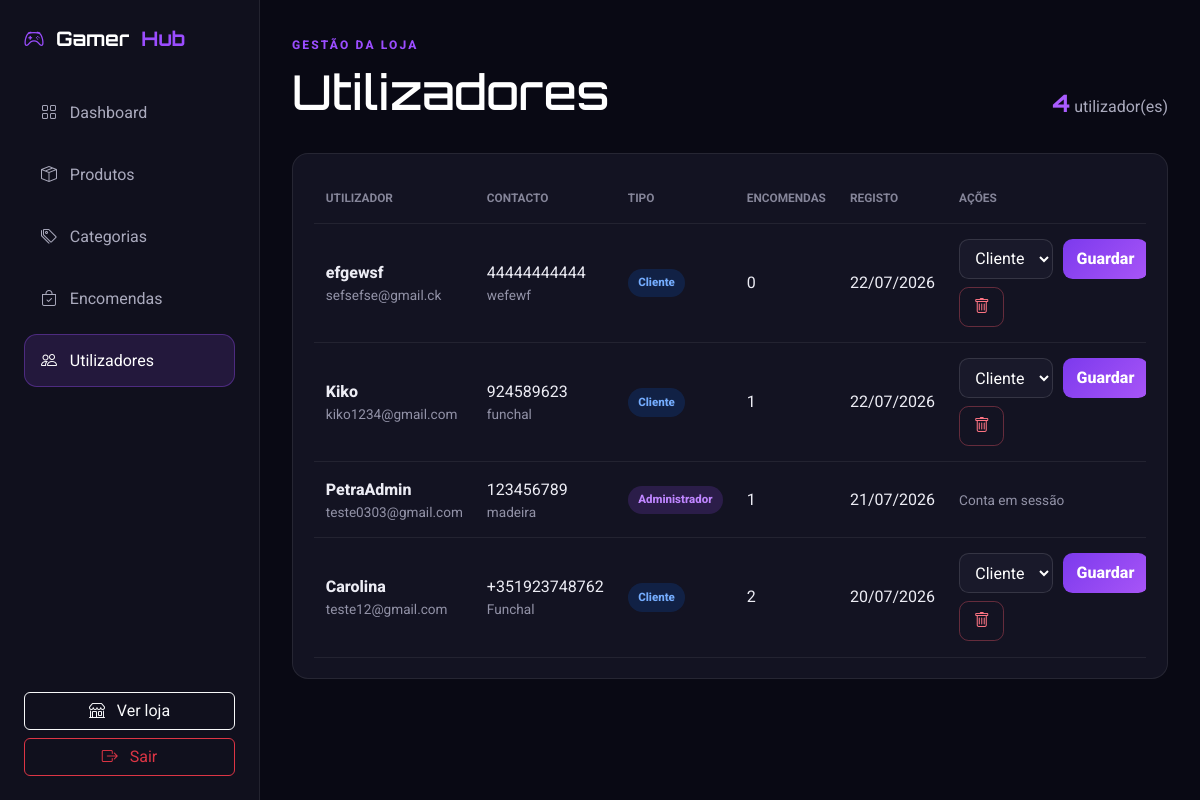
The app's page /admin/utilizadores.php (signed in) with its own data.
### tables this page shows
CREATE TABLE `users` (
  `id` int(11) NOT NULL,
  `nome` varchar(100) NOT NULL,
  `email` varchar(150) NOT NULL,
  `password` varchar(255) NOT NULL,
  `tipo_utilizador` enum('cliente','admin') NOT NULL DEFAULT 'cliente',
  `telefone` varchar(20) DEFAULT NULL,
  `morada` varchar(255) DEFAULT NULL,
  `cidade` varchar(100) DEFAULT NULL,
  `codigo_postal` varchar(20) DEFAULT NULL,
  `criado_em` timestamp NOT NULL DEFAULT current_timestamp()
);

### admin/utilizadores.php (the view, shortened to what this page needs)
<?php
$db = new Database();
$conn = $db->connect();
$sql = "
    SELECT
        users.id,
        users.nome,
        users.email,
        users.telefone,
        users.cidade,
        users.tipo_utilizador,
        users.criado_em,
        COUNT(orders.id) AS total_encomendas
    FROM users
    LEFT JOIN orders
        ON orders.user_id = users.id
    GROUP BY
        users.id,
        users.nome,
        users.email,
        users.telefone,
        users.cidade,
        users.tipo_utilizador,
        users.criado_em
    ORDER BY users.criado_em DESC
";
$utilizadores = $conn
    ->query($sql)
    ->fetchAll(PDO::FETCH_ASSOC);
?>
<!DOCTYPE html>
<html lang="pt-PT">
<head>
    <link
        href="https://cdn.jsdelivr.net/npm/bootstrap@5.3.3/dist/css/bootstrap.min.css"
        rel="stylesheet"
    >
    <link
        rel="stylesheet"
        href="https://cdn.jsdelivr.net/npm/bootstrap-icons@1.11.3/font/bootstrap-icons.min.css"
    >
</head>
<body>
<div class="admin-shell">
    <aside class="admin-sidebar">
        <a href="index.php" class="admin-logo">
            <i class="bi bi-controller"></i>
            Gamer<span>Hub</span>
        </a>
        <nav class="admin-nav">
            <a href="index.php">
                <i class="bi bi-grid"></i>
                Dashboard
            </a>
            <a href="produtos.php">
                <i class="bi bi-box-seam"></i>
                Produtos
            </a>
            <a href="categorias.php">
                <i class="bi bi-tags"></i>
                Categorias
            </a>
            <a href="encomendas.php">
                <i class="bi bi-bag-check"></i>
                Encomendas
            </a>
            <a href="utilizadores.php" class="active">
                <i class="bi bi-people"></i>
                Utilizadores
            </a>
        </nav>
        <div class="admin-sidebar-footer">
            <a
                href="../index.php"
                class="btn btn-outline-light w-100 mb-2"
            >
                <i class="bi bi-shop me-2"></i>
                Ver loja
            </a>
            <a
                href="../logout.php"
                class="btn btn-outline-danger w-100"
            >
                <i class="bi bi-box-arrow-right me-2"></i>
                Sair
            </a>
        </div>
    </aside>
    <main class="admin-main">
        <header class="admin-header">
            <div>
                <span>Gestão da loja</span>
                <h1>Utilizadores</h1>
            </div>
            <div class="admin-count">
                <strong><?= count($utilizadores) ?></strong>
                utilizador(es)
            </div>
        </header>
        <section class="admin-panel">
            <div class="table-responsive">
                <table class="admin-table">
                    <thead>
                        <tr>
                            <th>Utilizador</th>
                            <th>Contacto</th>
                            <th>Tipo</th>
                            <th>Encomendas</th>
                            <th>Registo</th>
                            <th>Ações</th>
                        </tr>
                    </thead>
                    <tbody>
                        <?php foreach ($utilizadores as $utilizador): ?>
                            <tr>
                                <td>
                                    <div class="user-name">
                                        <?= htmlspecialchars(
                                            $utilizador["nome"]
                                        ) ?>
                                    </div>
                                    <div class="user-email">
                                        <?= htmlspecialchars(
                                            $utilizador["email"]
                                        ) ?>
                                    </div>
                                </td>
                                <td>
                                    <div>
                                        <?= htmlspecialchars(
                                            $utilizador["telefone"]
                                                ?: "Sem telefone"
                                        ) ?>
                                    </div>
                                    <div class="user-meta">
                                        <?= htmlspecialchars(
                                            $utilizador["cidade"]
                                                ?: "Sem cidade"
                                        ) ?>
                                    </div>
                                </td>
                                <td>
                                    <span
                                        class="role-badge <?= $utilizador[
                                            "tipo_utilizador"
                                        ] === "admin"
                                            ? "role-admin"
                                            : "role-cliente" ?>"
                                    >
                                        <?= $utilizador[
                                            "tipo_utilizador"
                                        ] === "admin"
                                            ? "Administrador"
                                            : "Cliente" ?>
                                    </span>
                                </td>
                                <td>
                                    <?= (int) $utilizador[
                                        "total_encomendas"
                                    ] ?>
                                </td>
                                <td>
                                    <?= date(
                                        "d/m/Y",
                                        strtotime(
                                            $utilizador["criado_em"]
                                        )
                                    ) ?>
                                </td>
                                <td>
                                    <?php if (
                                        (int) $utilizador["id"]
                                        === (int) $_SESSION[
                                            "utilizador_id"
                                        ]
                                    ): ?>
                                        <span class="user-meta">
                                            Conta em sessão
                                        </span>
                                    <?php else: ?>
                                        <div class="d-flex flex-wrap gap-2">
                                            <form
                                                action="utilizadores.php"
                                                method="post"
                                                class="role-form"
                                            >
                                                <select
                                                    name="tipo_utilizador"
                                                >
                                                    <option
                                                        value="cliente"
                                                        <?= $utilizador[
                                                            "tipo_utilizador"
                                                        ] === "cliente"
                                                            ? "selected"
                                                            : "" ?>
                                                    >
                                                        Cliente
                                                    </option>
                                                </select>
                                                <button
                                                    type="submit"
                                                    name="alterar_tipo"
                                                    class="btn-purple"
                                                >
                                                    Guardar
                                                </button>
                                            </form>
                                            <a
                                                href="utilizadores.php?apagar=<?= (int) $utilizador[
                                                    "id"
                                                ] ?>"
                                                class="btn-delete"
                                                onclick="return confirm('Apagar este utilizador?');"
                                            >
                                                <i class="bi bi-trash"></i>
                                            </a>
                                        </div>
                                    <?php endif; ?>
                                </td>
                            </tr>
                        <?php endforeach; ?>
                    </tbody>
                </table>
            </div>
        </section>
    </main>
</div>
</body>
</html>

### admin/utilizadores.php (style rules this page uses)
body { min-height: 100vh; margin: 0; background: #090914; color: #ffffff; font-family: "Roboto", sans-serif; }
.admin-shell { display: grid; grid-template-columns: 260px minmax(0, 1fr); min-height: 100vh; }
.admin-sidebar { position: sticky; top: 0; height: 100vh; padding: 1.5rem; border-right: 1px solid rgba(255, 255, 255, 0.08); background: #10101d; }
.admin-logo { display: flex; align-items: center; gap: 0.75rem; margin-bottom: 2rem; color: #ffffff; font-family: "Orbitron", sans-serif; font-size: 1.25rem; font-weight: 700; text-decoration: none; }
.admin-logo i, .admin-logo span { color: #9b4dff; }
.admin-nav { display: grid; gap: 0.55rem; }
.admin-nav a { display: flex; align-items: center; gap: 0.8rem; padding: 0.85rem 1rem; border: 1px solid transparent; border-radius: 0.8rem; color: #aaaabd; text-decoration: none; }
.admin-nav a:hover, .admin-nav a.active { border-color: rgba(155, 77, 255, 0.35); background: rgba(155, 77, 255, 0.14); color: #ffffff; }
.admin-sidebar-footer { position: absolute; right: 1.5rem; bottom: 1.5rem; left: 1.5rem; }
.admin-main { padding: 2rem; }
.admin-header { display: flex; align-items: flex-end; justify-content: space-between; gap: 1rem; margin-bottom: 2rem; }
.admin-header span { color: #9b4dff; font-size: 0.75rem; font-weight: 800; letter-spacing: 0.18em; text-transform: uppercase; }
.admin-header h1 { margin: 0.45rem 0 0; font-family: "Orbitron", sans-serif; font-size: clamp(2rem, 4vw, 3.5rem); }
.admin-count { color: #aaaabd; }
.admin-count strong { color: #a95cff; font-family: "Orbitron", sans-serif; font-size: 1.5rem; }
.admin-panel { padding: 1.3rem; border: 1px solid rgba(255, 255, 255, 0.08); border-radius: 1rem; background: #131322; }
.admin-table { width: 100%; border-collapse: collapse; }
.admin-table th, .admin-table td { padding: 0.95rem 0.75rem; border-bottom: 1px solid rgba(255, 255, 255, 0.07); text-align: left; vertical-align: middle; }
.admin-table th { color: #858599; font-size: 0.74rem; text-transform: uppercase; }
.admin-table td { color: #ececf4; }
.user-name { font-weight: 800; }
.user-email, .user-meta { color: #9292a7; font-size: 0.85rem; }
.role-badge { display: inline-flex; padding: 0.35rem 0.65rem; border-radius: 999px; font-size: 0.72rem; font-weight: 800; }
.role-admin { background: rgba(155, 77, 255, 0.18); color: #bf86ff; }
.role-cliente { background: rgba(13, 110, 253, 0.16); color: #75adff; }
.role-form { display: flex; align-items: center; gap: 0.6rem; }
.role-form select { height: 40px; padding: 0 0.7rem; border: 1px solid rgba(255, 255, 255, 0.12); border-radius: 0.6rem; outline: none; background: #19192a; color: #ffffff; }
.btn-purple { height: 40px; padding: 0 0.85rem; border: 0; border-radius: 0.6rem; background: linear-gradient(135deg, #7c3aed, #a855f7); color: #ffffff; font-weight: 800; }
.btn-delete { display: inline-flex; height: 40px; align-items: center; justify-content: center; padding: 0 0.85rem; border: 1px solid rgba(255, 92, 110, 0.35); border-radius: 0.6rem; color: #ff7584; text-decoration: none; }

### records on screen
users: nome "efgewsf", email "sefsefse@gmail.ck", telefone "44444444444", cidade "wefewf", shows "Cliente", utilizador "0", criado_em "22/07/2026", tipo_utilizador "Cliente"
users: nome "Kiko", email "kiko1234@gmail.com", telefone "924589623", cidade "funchal", shows "Cliente", utilizador "1", criado_em "22/07/2026", tipo_utilizador "Cliente"
users: nome "PetraAdmin", email "teste0303@gmail.com", telefone "123456789", cidade "madeira", tipo_utilizador "Administrador", utilizador "1", criado_em "21/07/2026", shows "Conta em sessão"
users: nome "Carolina", email "teste12@gmail.com", telefone "+351923748762", cidade "Funchal", shows "Cliente", utilizador "2", criado_em "20/07/2026", tipo_utilizador "Cliente"

### other values on screen
count($utilizadores) "4"
